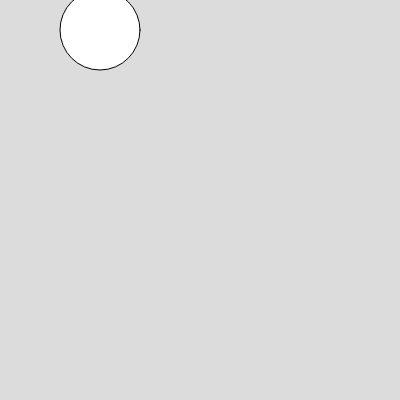
Frame 1 (no input)
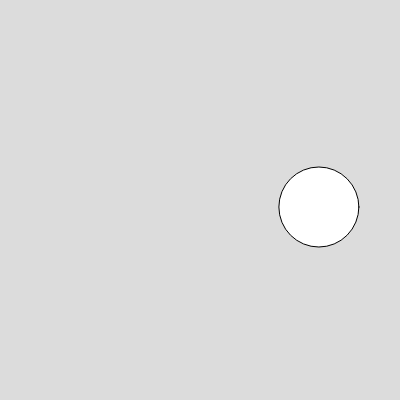
Frame 60 (no input)
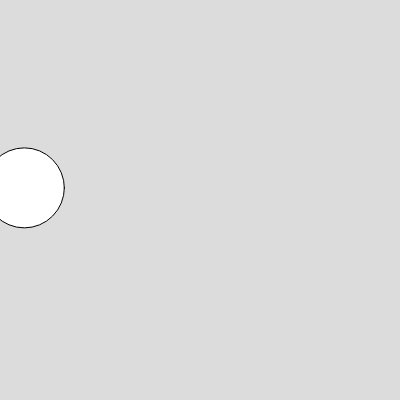
Frame 120 (the mouse pressed at the canvas centre since frame 60)

The p5.js sketch that drew these frames (run headless with seeded random() and noise() and a simulated clock; from frame 60 on, the mouse is pressed at the canvas centre):

// p5.js sketch
// ── sketch.js
function setup() {
  createCanvas(400, 400);
}

function draw() {
  background(220);
  draw_ball();
  step_ball();
}

const ball = {
  a_radius: 40, // radius size of ball
  x_pos: 100, // initial horizontal position
  y_pos: 30, // initial vertical position
  x_speed: 4, // initial horizontal speed
  y_speed: 0, // initial vertical speed
  x_damp: 0.01, // slow down on horizontal speed
  y_damp: 0.80, // slown down on vertical speed
};

var a_gravity = 0.1; // acceleration due to gravity

function step_ball() {

  // horizontal speed increases horizontal position
  ball.x_pos += ball.x_speed;
  // simulate air friction slowing down horizontal speed
  ball.x_speed = ball.x_speed - ball.x_damp;
  if (ball.x_speed < 0) ball.x_speed = 0;
  // print('x_speed', ball.x_speed)
  // if ball goes beyond canvas
  if (ball.x_pos > width + ball.a_radius) {
    // wrap it around
    ball.x_pos = -ball.a_radius;
  }

  // gravity increases the vertical speed
  ball.y_speed += a_gravity;
  // vertical speed increases vertical position
  ball.y_pos += ball.y_speed;
  // if ball hits the ground
  if (ball.y_pos > height - ball.a_radius) {
    // reposition it at the ground
    ball.y_pos = height - ball.a_radius;
    // reverse and reduce its vertical speed
    ball.y_speed = -1.0 * ball.y_speed * ball.y_damp;
  }
}

function draw_ball() {
  circle(ball.x_pos, ball.y_pos, ball.a_radius * 2);
}

// https://xaeyr.typepad.com/files/physics-for-javascript-games-animation-and-simulations.pdf
